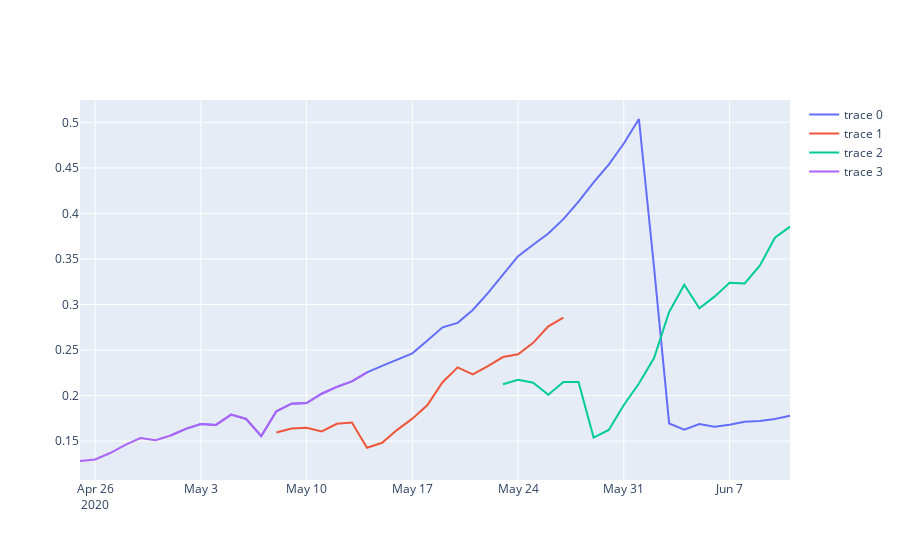

Notebook code for this chart:
### Code cell
plot_graphs_last_pred('2020-5-1','2020-5-20',weir, data_path)
